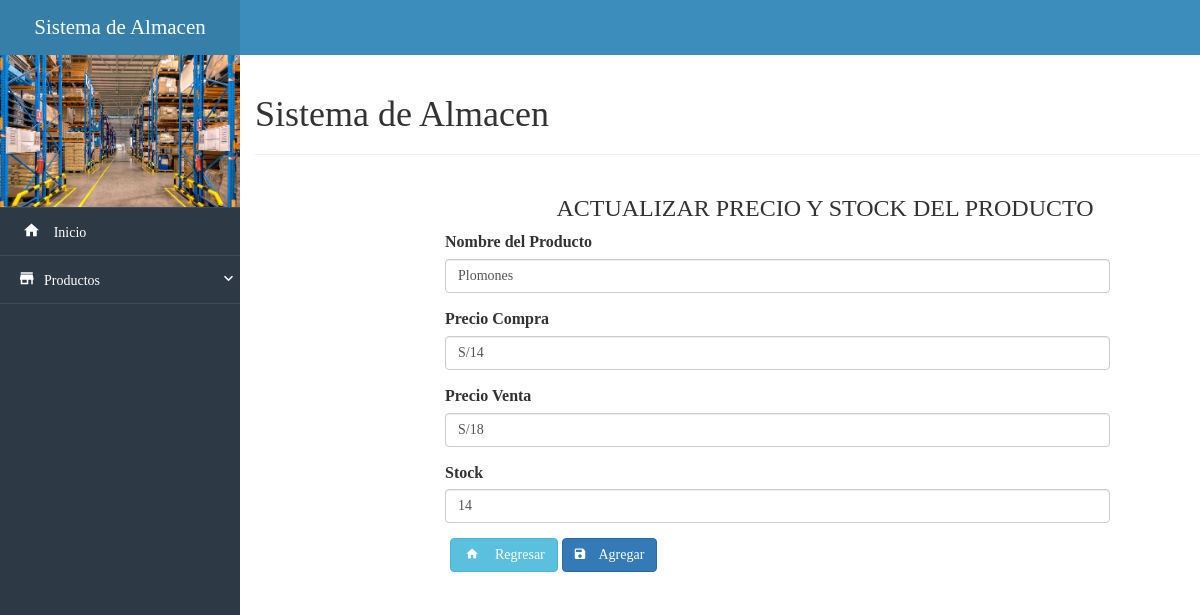
Screenshot of /css/actualizar1.php?id=18 with the database file from the repository.
### tables this page shows
CREATE TABLE `precio` (
  `id` smallint(6) NOT NULL,
  `nombre_producto` varchar(50) NOT NULL,
  `precio_compra` varchar(10) DEFAULT NULL,
  `precio_venta` varchar(10) DEFAULT NULL,
  `stock` varchar(10) DEFAULT NULL
);

### css/actualizar1.php (the view, shortened to what this page needs)
<?php
include('link.php');
require '../conexion.php';
$id = $_GET['id'];
$sql = " SELECT * FROM precio WHERE id = '$id'";
$resultado = $mysqli->query($sql);
$row = $resultado->fetch_array(MYSQLI_ASSOC);
?>
<!DOCTYPE html>
<html lang="es">
<head>
</head>
<body>
    <div class="navbar-lateral full-reset">
        <div class="full-reset container-menu-movile custom-scroll-containers">
            <div class="logo ">
                Sistema de Almacen
            </div>
            <div>
                <figure>
                    <img src="../assets/img/logo.jpg"  class="img-responsive center-box"
                     style="width:100%; height: 27%;">
                </figure>
            </div>
            <div class="full-reset nav-lateral-list-menu">
                <ul class="list-unstyled">
                    <li><a href="../inicio.php"><i class="zmdi zmdi-home zmdi-hc-fw"></i>&nbsp;&nbsp; Inicio</a></li>
                    <li>
                        <div class="dropdown-menu-button"><i class="zmdi zmdi-store"></i>&nbsp;&nbsp; Productos <i class="zmdi zmdi-chevron-down pull-right zmdi-hc-fw"></i></div>
                    </li>
                </ul>
            </div>
        </div>
    </div>
    <div class="content-page-container full-reset custom-scroll-containers">
        <nav class="navbar-user-top full-reset">
            <ul class="list-unstyled full-reset">
            </ul>
        </nav>
        <div class="container">
            <div class="page-header">
              <h1 class="all-tittles">Sistema de Almacen<small>   </small></h1>
            </div>
        <div class="edi">
                <div class="row">
                <h3 style="text-align:center">ACTUALIZAR PRECIO Y STOCK DEL PRODUCTO</h3>
            </div>
                <form class="form-horizontal" method="POST" action="updatevista1.php" autocomplete="off">
                <div class="col-xs-12 col-sm-7 col-sm-offset-2">
                <div class="form-group">
                    <label for="nombre" class="">Nombre del Producto</label>
                        <input type="text" class="form-control" id="nombre" name="nombre"
                          required='required' title="nombre del producto, solamente letras" pattern="[a-zA-Z ]+"
                          value=<?php echo $row
                        ['nombre_producto'] ?>>
                </div>
                <div class="form-group">
                    <label for="precioC" class="">Precio Compra</label>
                        <input type="text" class="form-control" id="precioC" name="precioC"
                          required='required' title="Escriba el precio de compra del producto" pattern="[0-9Ss$/ ]+"
                          value=<?php echo $row
                        ['precio_compra'] ?>>
                </div>
                <div class="form-group">
                    <label for="precioV" class="">Precio Venta</label>
                        <input type="text" class="form-control" id="precioV" name="precioV"
                          required='required' title="Escriba el precio de venta del producto" pattern="[0-9Ss$/ ]+"
                          value=<?php echo $row ['precio_venta'] ?>
                          required>
                </div>
                <div class="form-group">
                    <label for="stock" class="">Stock</label>
                        <input type="text" class="form-control" id="stock" name="stock"
                          required='required' title="Escriba la cantidad de productos disponibles"  pattern="[A-Za-z0-9 ]+"
                           value=<?php echo $row
                        ['stock'] ?> required>
                </div>
                    </div>
                <div class="form-group">
                    <div class="col-sm-offset-2 col-sm-5">
                    <a href="../mostrarPrec.php" class="btn btn-info"> <i class="zmdi zmdi-home zmdi-hc-fw"></i> &nbsp;&nbsp; Regresar</a>
						<button type="submit" class="btn btn-primary"> <i class="zmdi zmdi-floppy"></i> &nbsp;&nbsp; Agregar</button>
                    </div>
                </div>
            </form>
            </div>
        </div>
        <section class="full-reset text-center" style="padding: 40px 0;">
        </section>
	     </div>
</body>
</html>

### css/style.css (style rules this page uses)
html, body { height: 100%; margin: 0; padding: 0; width: 100%; font-size: 16px; font-family: "Parrafos" !important; background-color: #fff; }
.center-box { margin: 0 auto; }
.full-reset { margin: 0; padding: 0; width: 100%; }
.navbar-user-top { background-color: #3c8dbc; height: 55px; position: relative; top: 0; left: 0; z-index: 7; }
.navbar-user-top > ul { height: 55px; padding: 0 15px; margin: 0; }
.nav-lateral-list-menu ul li a, .nav-lateral-list-menu ul li div { width: 100%; min-height: 45px; line-height: 45px; display: block; padding: 0; padding-left: 20px; font-size: 14px; text-decoration: none; color: #fff; border-bottom: 1px solid rgba(230,233,238,.1); transition: .3s all ease-in-out; -moz-transition: .3s all ease-in-out; -ms-transition: .3s all ease-in-out; -webkit-transition: .3s all ease-in-out; }
.nav-lateral-list-menu i { font-size: 18px; line-height: 45px; }
.nav-lateral-list-menu ul li:first-child { border-top: 1px solid rgba(230,233,238,.1); }
.nav-lateral-list-menu ul li div { cursor: pointer; }
@media (min-width: 1200px) { .navbar-lateral { display: inherit !important; } }

### rows the page displays
precio: nombre "Plomones", precioC "S/14", precioV "S/18"
